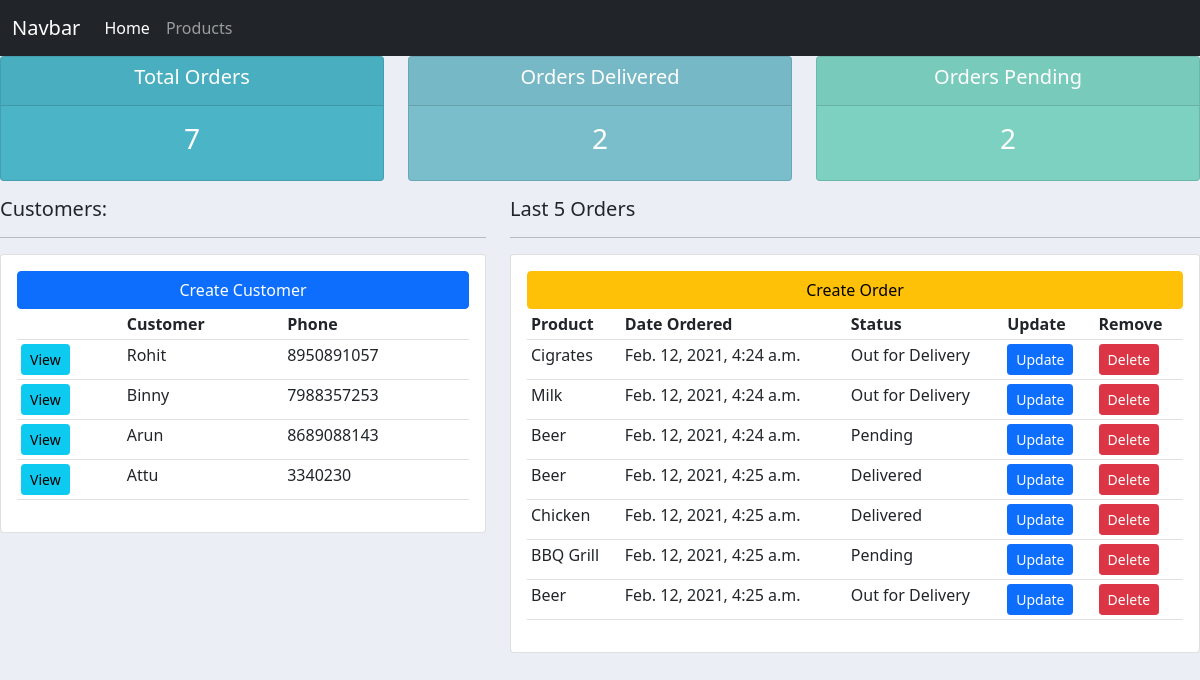
Before: / with the older database file.
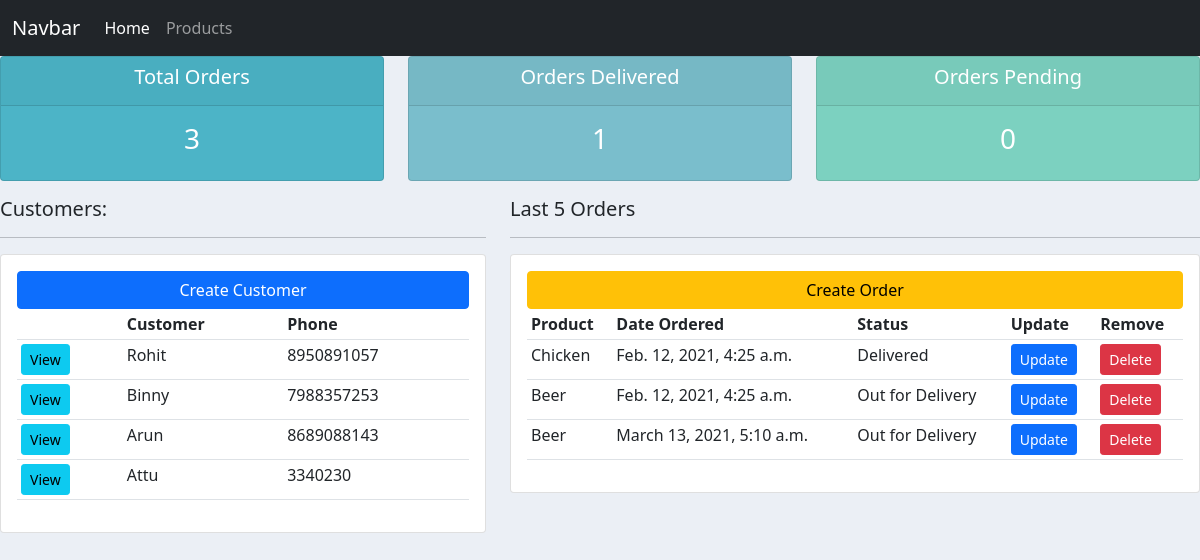
After: the same page with the newer database file.
### accounts/models.py (models this page shows, shortened)
class Customer(models.Model):
    name = models.CharField( max_length=100)
    phone = models.IntegerField()
    email = models.CharField( max_length=150)
    date_created  =models.DateTimeField(auto_now_add=True)

class Order(models.Model):
    STATUS = (
        ('Pending','Pending'),
        ('Out for Delivery', 'Out for Delivery'),
        ('Delivered','Delivered'),
    )
    customer = models.ForeignKey(Customer, null=True, on_delete= models.SET_NULL)
    product = models.ForeignKey(Product, null=True, on_delete= models.SET_NULL)
    date_created = models.DateTimeField( auto_now_add=True, null=True)
    status = models.CharField( max_length=50, null=True, choices = STATUS)

class Product(models.Model):
    CATEGORY = (
        ('Indoor','Indoor'),
        ('Outdoor','Outdoor'),
    )
    name = models.CharField( max_length=150, null=True)
    price = models.IntegerField()
    category = models.CharField(max_length=150,null =True, choices=CATEGORY)
    description = models.CharField( max_length=150, null=True, blank=True)
    date_created = models.DateTimeField( auto_now_add=True, null=True)
    tags = models.ManyToManyField(Tag)
    def __str__(self):
        return self.name

### accounts/views.py (the view)
# urls.py: path('',views.home, name='home'),
def home(request):
    orders = Order.objects.all()
    customers =Customer.objects.all()
    total_customers = customers.count()
    total_orders = orders.count()
    delivered = orders.filter(status = 'Delivered').count()
    pending = orders.filter(status = 'Pending').count()
    context ={'orders':orders, 'customers': customers,
    'total_orders':total_orders, 'delivered':delivered,
    'pending':pending
    }
    return render(request, 'accounts/home.html',context)

### accounts/templates/accounts/home.html
{% extends 'accounts/base.html' %}
{% block content %}
{% include 'accounts/status.html' %}
<div class= "row">
    <div class="col-md-5">
        <h5>Customers:</h5>
        <hr>
        <div class="card card-body">
            <a class="btn btn-primary" href="">Create Customer</a>
            <table class="table table-sm">
                <tr>
                    <th></th>
                    <th>Customer</th>
                    <th>Phone</th>
                </tr>
                {% for customer in customers %}
                    <tr>
                        <td><a class= "btn btn-sm btn-info" href="{% url 'customer' customer.id %}">View</a></td>
                        <td>{{ customer.name }}</td>
                        <td>{{ customer.phone }}</td>
                    </tr>
                {% endfor %}
            </table>
        </div>
    </div>
    <div class="col-md-7">
        <h5>Last 5 Orders</h5>
        <hr>
        <div class="card card-body">
            <a class="btn btn-warning" href="{% url 'create_order' %}">Create Order</a>
            <table class="table table-sm">
                <tr>
                    <th>Product</th>
                    <th>Date Ordered</th>
                    <th>Status</th>
                    <th>Update</th>
                    <th>Remove</th>
                </tr>
                {% for order in orders %}
                <tr>
                    <td>{{ order.product }}</td>
                    <td>{{ order.date_created }}</td>
                    <td>{{ order.status }}</td>
                    <td><a class= "btn btn-sm btn-primary" href="{% url 'update_order' order.id %}">Update</a></td>
                    <td><a class= "btn btn-sm btn-danger" href="{% url 'delete_order' order.id %}">Delete</a></td>
                </tr>
            {% endfor %}
            </table>
        </div>
    </div>
</div>
{% endblock %}

### accounts/templates/accounts/base.html (shortened to what this page needs)
{% load static %}
<link href="https://cdn.jsdelivr.net/npm/bootstrap@5.0.0-beta1/dist/css/bootstrap.min.css" rel="stylesheet">
<link rel="stylesheet" href="{% static '/css/home_style.css' %}">
<nav class="navbar navbar-expand-lg navbar-dark bg-dark">
    <div class="container-fluid">
      <a class="navbar-brand" href="#">Navbar</a>
      <div class="collapse navbar-collapse" id="navbarNav">
        <ul class="navbar-nav">
          <li class="nav-item">
            <a class="nav-link active" aria-current="page" href="{% url 'home' %}">Home</a>
          </li>
          <li class="nav-item">
            <a class="nav-link" href="{% url 'product' %}">Products</a>
          </li>
        </ul>
      </div>
    </div>
  </nav>
{% block content %}
{% endblock %}

### accounts/templates/accounts/status.html
<div class="row">
	<div class="col">
		<div class="col-md">
			<div class="card text-center text-white  mb-3" id="total-orders">
			  	<div class="card-header">
			  		<h5 class="card-title">Total Orders</h5>
			  	</div>
			  	<div class="card-body">
			    	<h3 class="card-title">{{ total_orders }}</h3>
			  	</div>
			</div>
		</div>
	</div>
	<div class="col">
		<div class="col-md">
			<div class="card text-center text-white  mb-3" id="orders-delivered">
			  	<div class="card-header">
			  		<h5 class="card-title">Orders Delivered</h5>
			  	</div>
			  	<div class="card-body">
			    	<h3 class="card-title">{{ delivered}}</h3>
			  	</div>
			</div>
		</div>
	</div>
	<div class="col">
		<div class="col-md">
			<div class="card text-center text-white  mb-3" id="orders-pending">
			  	<div class="card-header">
			  		<h5 class="card-title">Orders Pending</h5>
			  	</div>
			  	<div class="card-body">
			    	<h3 class="card-title">{{ pending }}</h3>
			  	</div>
			</div>
		</div>
	</div>
</div>

### static/css/home_style.css (style rules this page uses)
#total-orders { background-color: #4cb4c7; }
#orders-delivered { background-color: #7abecc; }
#orders-pending { background-color: #7cd1c0; }

Changed rows visible on the page:
removed Order: product "Cigrates", date_created "Feb. 12, 2021, 4:24 a.m.", status "Out for Delivery"
removed Order: product "Milk", date_created "Feb. 12, 2021, 4:24 a.m.", status "Out for Delivery"
removed Order: product "Beer", date_created "Feb. 12, 2021, 4:24 a.m.", status "Pending"
removed Order: product "Beer", date_created "Feb. 12, 2021, 4:25 a.m.", status "Delivered"
removed Order: product "BBQ Grill", date_created "Feb. 12, 2021, 4:25 a.m.", status "Pending"
added Order: product "Beer", date_created "March 13, 2021, 5:10 a.m.", status "Out for Delivery"
Other visible differences:
{{ total_orders }}: "7" → "3"
{{ delivered }}: "2" → "1"
{{ pending }}: "2" → "0"
